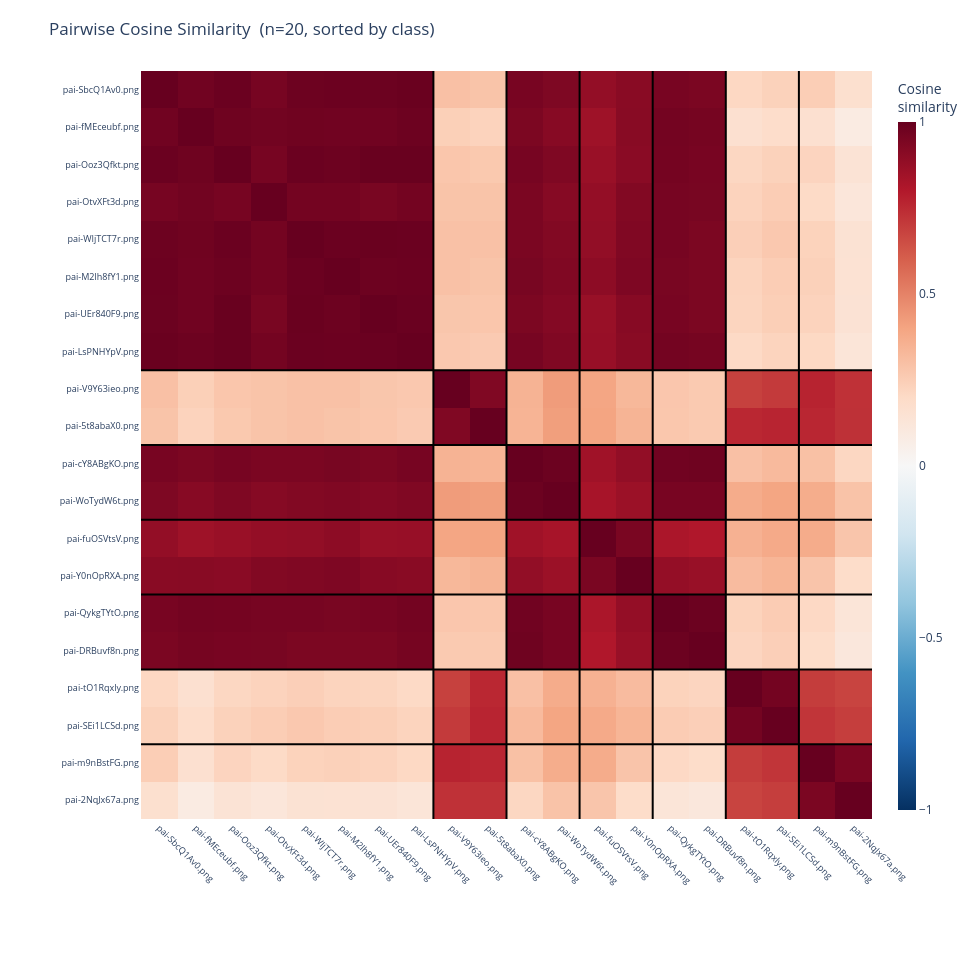

Source (notebook cell):
### Markdown cell above
## 5. Visualize (optional)

Requires `precisionai-agrieval[analysis]` (already included in the `notebook` extra). `output_path=None` renders the interactive Plotly figure inline instead of saving an HTML file.

### Code cell
plot_cosine_similarity(embeddings, result, output_path=None)

### Figure 1 — Plotly figure (JSON) as saved in the notebook; plotly's stock layout.template omitted (floating-point values rounded to 4 significant figures; data arrays with more than 128 entries replaced by an {"elided": "..."} marker saying what was removed)
{"data": [{"colorbar": {"thickness": 18, "title": {"text": "Cosine<br>similarity"}}, "colorscale": [[0.0, "rgb(5,48,97)"], [0.1, "rgb(33,102,172)"], [0.2, "rgb(67,147,195)"], [0.3, "rgb(146,197,222)"], [0.4, "rgb(209,229,240)"], [0.5, "rgb(247,247,247)"], [0.6, "rgb(253,219,199)"], [0.7, "rgb(244,165,130)"], [0.8, "rgb(214,96,77)"], [0.9, "rgb(178,24,43)"], [1.0, "rgb(103,0,31)"]], "hovertemplate": "Row: %{y}<br>Col: %{x}<br>Cosine similarity: %{z:.4f}<extra></extra>", "type": "heatmap", "x": ["pai-SbcQ1Av0.png", "pai-fMEceubf.png", "pai-Ooz3Qfkt.png", "pai-OtvXFt3d.png", "pai-WIjTCT7r.png", "pai-M2lh8fY1.png", "pai-UEr840F9.png", "pai-LsPNHYpV.png", "pai-V9Y63ieo.png", "pai-5t8abaX0.png", "pai-cY8ABgKO.png", "pai-WoTydW6t.png", "pai-fuOSVtsV.png", "pai-Y0nOpRXA.png", "pai-QykgTYtO.png", "pai-DRBuvf8n.png", "pai-tO1Rqxly.png", "pai-SEi1LCSd.png", "pai-m9nBstFG.png", "pai-2NqJx67a.png"], "y": ["pai-SbcQ1Av0.png", "pai-fMEceubf.png", "pai-Ooz3Qfkt.png", "pai-OtvXFt3d.png", "pai-WIjTCT7r.png", "pai-M2lh8fY1.png", "pai-UEr840F9.png", "pai-LsPNHYpV.png", "pai-V9Y63ieo.png", "pai-5t8abaX0.png", "pai-cY8ABgKO.png", "pai-WoTydW6t.png", "pai-fuOSVtsV.png", "pai-Y0nOpRXA.png", "pai-QykgTYtO.png", "pai-DRBuvf8n.png", "pai-tO1Rqxly.png", "pai-SEi1LCSd.png", "pai-m9nBstFG.png", "pai-2NqJx67a.png"], "z": {"elided": "20x20 float values"}, "zmax": 1.0, "zmin": -1.0}], "layout": {"height": 960, "margin": {"b": 140, "l": 140, "r": 60, "t": 70}, "paper_bgcolor": "white", "plot_bgcolor": "white", "shapes": [{"line": {"color": "black", "width": 2}, "type": "line", "x0": 7.5, "x1": 7.5, "y0": -0.5, "y1": 19.5}, {"line": {"color": "black", "width": 2}, "type": "line", "x0": -0.5, "x1": 19.5, "y0": 7.5, "y1": 7.5}, {"line": {"color": "black", "width": 2}, "type": "line", "x0": 9.5, "x1": 9.5, "y0": -0.5, "y1": 19.5}, {"line": {"color": "black", "width": 2}, "type": "line", "x0": -0.5, "x1": 19.5, "y0": 9.5, "y1": 9.5}, {"line": {"color": "black", "width": 2}, "type": "line", "x0": 11.5, "x1": 11.5, "y0": -0.5, "y1": 19.5}, {"line": {"color": "black", "width": 2}, "type": "line", "x0": -0.5, "x1": 19.5, "y0": 11.5, "y1": 11.5}, {"line": {"color": "black", "width": 2}, "type": "line", "x0": 13.5, "x1": 13.5, "y0": -0.5, "y1": 19.5}, {"line": {"color": "black", "width": 2}, "type": "line", "x0": -0.5, "x1": 19.5, "y0": 13.5, "y1": 13.5}, {"line": {"color": "black", "width": 2}, "type": "line", "x0": 15.5, "x1": 15.5, "y0": -0.5, "y1": 19.5}, {"line": {"color": "black", "width": 2}, "type": "line", "x0": -0.5, "x1": 19.5, "y0": 15.5, "y1": 15.5}, {"line": {"color": "black", "width": 2}, "type": "line", "x0": 17.5, "x1": 17.5, "y0": -0.5, "y1": 19.5}, {"line": {"color": "black", "width": 2}, "type": "line", "x0": -0.5, "x1": 19.5, "y0": 17.5, "y1": 17.5}], "title": {"font": {"size": 17}, "text": "Pairwise Cosine Similarity  (n=20, sorted by class)"}, "width": 980, "xaxis": {"tickangle": 45, "tickfont": {"size": 9}}, "yaxis": {"autorange": "reversed", "tickfont": {"size": 9}}}}
